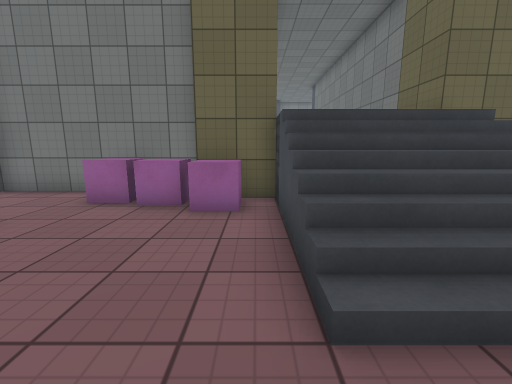
[1] (above)

12 first-person views from a walk through a scene from a Unity 3-D project. The camera is 1.3 m above the floor, tilts 10° down and sees 90° across. The floor is counted in squares, 1 m on a side. Each view is taken from the middle of a square. On the plan, view 1 faces up. The plan holds only what a view shows up to about 13 squares ahead; the rest is blank. The place goes on beyond the plan. The player is left out. Surface patterns are stand-ins for the level's own textures.

[2]
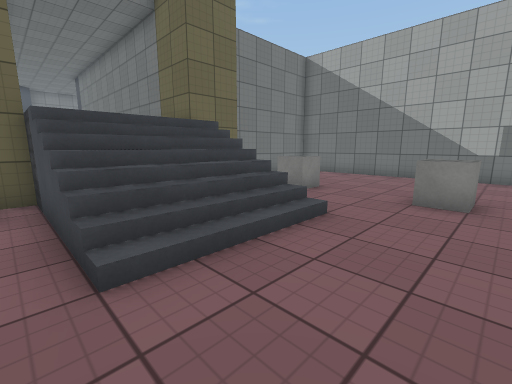

[3]
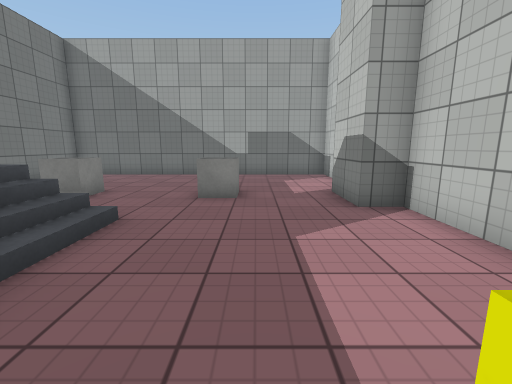

[4]
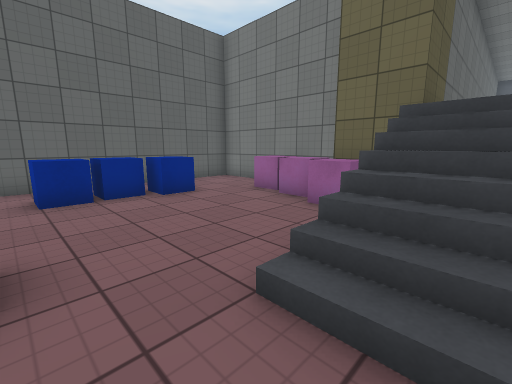

[5]
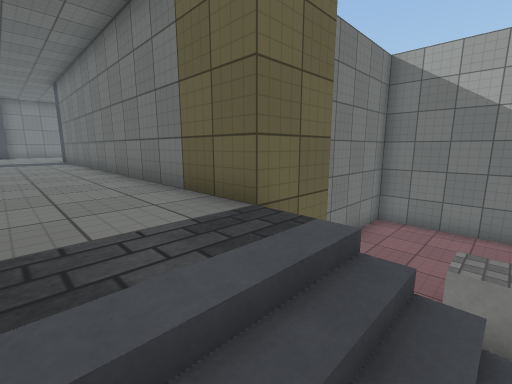

[6]
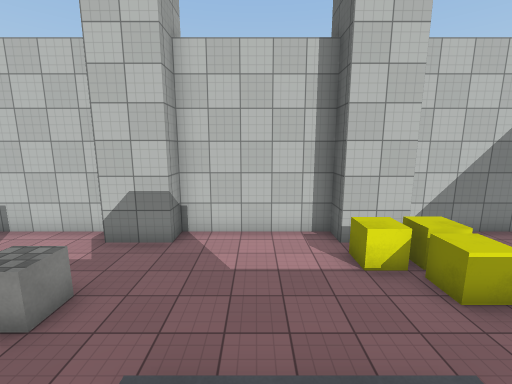

[7]
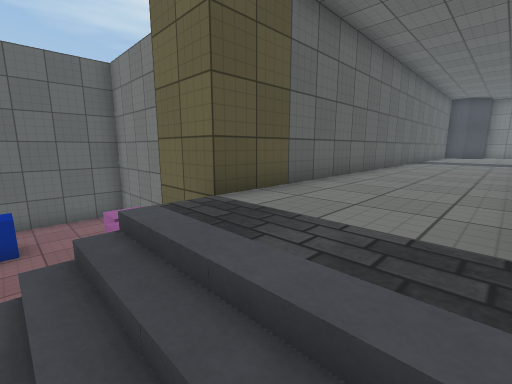

[8]
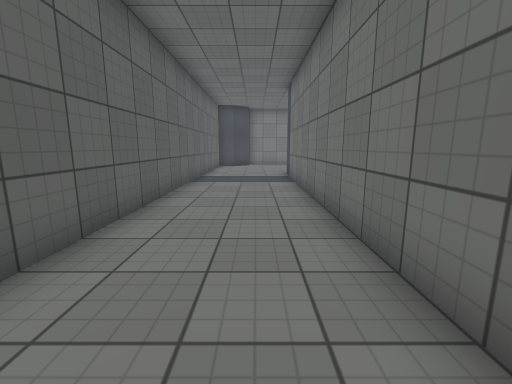

[9]
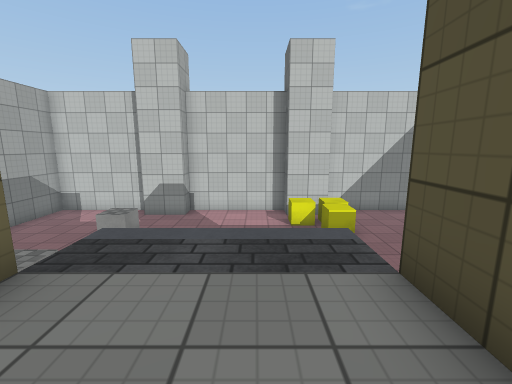

[10]
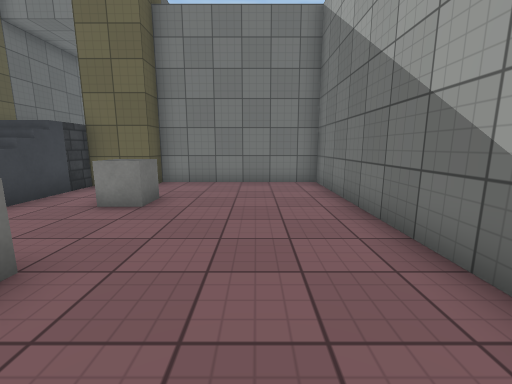

[11]
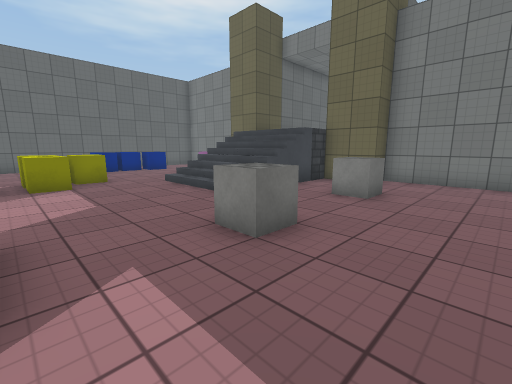

[12]
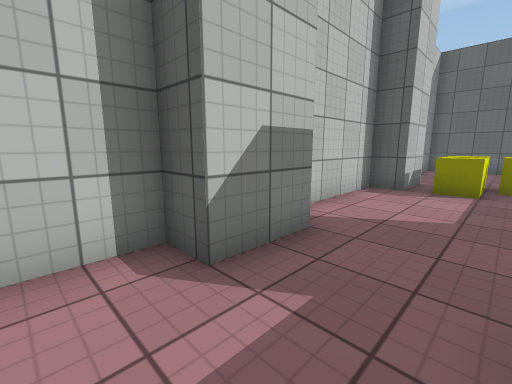

### Floor plan
Key: @ floor where view 1 was taken; # wall or solid block; . main floor; : floor 2 m higher than the main floor; / step, stairs or slope; C cube; Y yellow cube; B blue cube; O other object.
Columns run from 8 left of view 1 to 12 right of it. Each row starts with its distance up from view 1.
 21         #::::O
 20         #    #
 19         #    #
 18         #::::#
 17         #::::#
 16         #::::#
 15         #::::#
 14         #::::#
 13         #::::#
 12         #::::#
 11         #::::#
 10         #::::#
  9         #::::#
  8 #########::::########
  7 #...   ##::::##.....#
  6 #...CCCC.    .......#
  5 #......C.////.......#
  4 #..B.....////..C....#
  3 # .B.....////.......#
  2 # BB.....////.......#
  1 # BB................#
  0 #.......@......C....#
 -1 #......Y............#
 -2 #.....YYY...........#
 -3 #......##.....##....#
 -4   ###################

Positions as (right, up) in squares from view 1, and headings:
1: (0, 0), facing up
2: (0, -1), facing up-right
3: (0, -1), facing right
4: (2, 0), facing up-left
5: (2, 4), facing up-right
6: (3, 4), facing down
7: (4, 4), facing up-left
8: (3, 9), facing up
9: (2, 9), facing down
10: (10, -2), facing up
11: (10, -3), facing up-left
12: (9, -1), facing down-left
